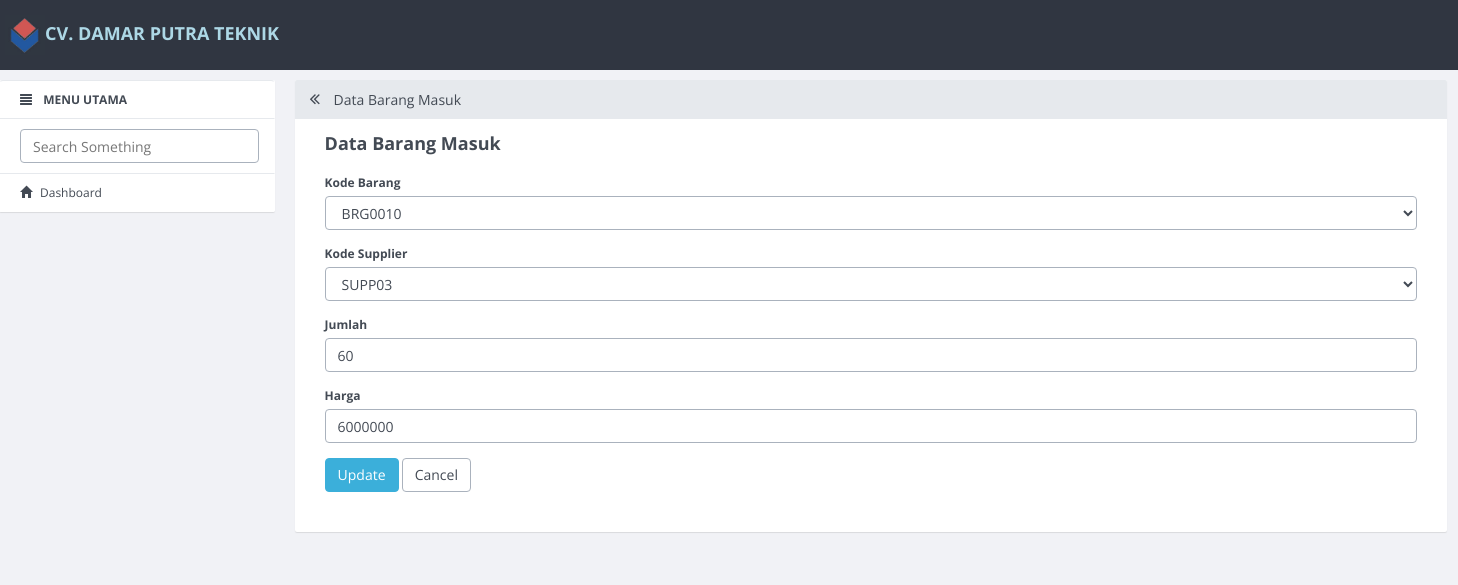
The app's page /barang_masuk/update/5.html with its own data.
### tables this page shows
CREATE TABLE `barang_masuk` (
  `id_barang_masuk` int(11) NOT NULL,
  `kode_barang` varchar(10) DEFAULT NULL,
  `kode_supplier` varchar(10) DEFAULT NULL,
  `jumlah` int(3) DEFAULT NULL,
  `harga` int(10) DEFAULT NULL
);

### application/controllers/Barang_masuk.php (called while the page is built, shortened)
<?php
class Barang_masuk extends CI_Controller
{
    function __construct()
    {
        $this->load->model('Barang_masuk_model');
        $this->load->library('form_validation');
    }
    public function update($id)
    {
        $row = $this->Barang_masuk_model->get_by_id($id);
        if ($row) {
            $data = array(
                'button' => 'Update',
                'action' => site_url('barang_masuk/update_action'),
		'id_barang_masuk' => set_value('id_barang_masuk', $row->id_barang_masuk),
		'kode_barang' => set_value('kode_barang', $row->kode_barang),
		'kode_supplier' => set_value('kode_supplier', $row->kode_supplier),
		'jumlah' => set_value('jumlah', $row->jumlah),
		'harga' => set_value('harga', $row->harga),
        'konten' => 'barang_masuk/barang_masuk_form',
            'judul' => 'Data Barang Masuk',
	    );
            $this->load->view('v_index', $data);
        } else {
            $this->session->set_flashdata('message', 'Record Not Found');
            redirect(site_url('barang_masuk'));
        }
    }
}

### index.php (called while the page is built, shortened)
<?php
require_once BASEPATH.'core/CodeIgniter.php';

### application/models/Barang_masuk_model.php (called while the page is built, shortened)
<?php
class Barang_masuk_model extends CI_Model
{
    public $table = 'barang_masuk';
    public $id = 'id_barang_masuk';
    function get_by_id($id)
    {
        $this->db->where($this->id, $id);
        return $this->db->get($this->table)->row();
    }
}

### application/views/barang_masuk/barang_masuk_form.php (the view, shortened to what this page needs)
<form action="<?php echo $action; ?>" method="post">
        <div class="form-group">
            <label for="varchar">Kode Barang <?php echo form_error('kode_barang') ?></label>
            <select name="kode_barang" class="form-control">
                <option value="<?php echo $kode_barang ?>"><?php echo $kode_barang ?></option>
            </select>
        </div>
        <div class="form-group">
            <label for="varchar">Kode Supplier <?php echo form_error('kode_supplier') ?></label>
            <select name="kode_supplier" class="form-control">
                <option value="<?php echo $kode_supplier ?>"><?php echo $kode_supplier ?></option>
            </select>
        </div>
        <div class="form-group">
            <label for="int">Jumlah <?php echo form_error('jumlah') ?></label>
            <input type="text" class="form-control" name="jumlah" id="jumlah" placeholder="Jumlah" value="<?php echo $jumlah; ?>" />
        </div>
        <div class="form-group">
            <label for="int">Harga <?php echo form_error('harga') ?></label>
            <input type="text" class="form-control" name="harga" id="harga" placeholder="Harga" value="<?php echo $harga; ?>" />
        </div>
        <button type="submit" class="btn btn-primary"><?php echo $button ?></button>
        <a href="<?php echo site_url('barang_masuk') ?>" class="btn btn-default">Cancel</a>
    </form>

### records on screen
barang_masuk: kode_barang "BRG0010", kode_supplier "SUPP03", jumlah "60", harga "6000000"

### other values on screen
$judul "Data Barang Masuk"
$button "Update"
